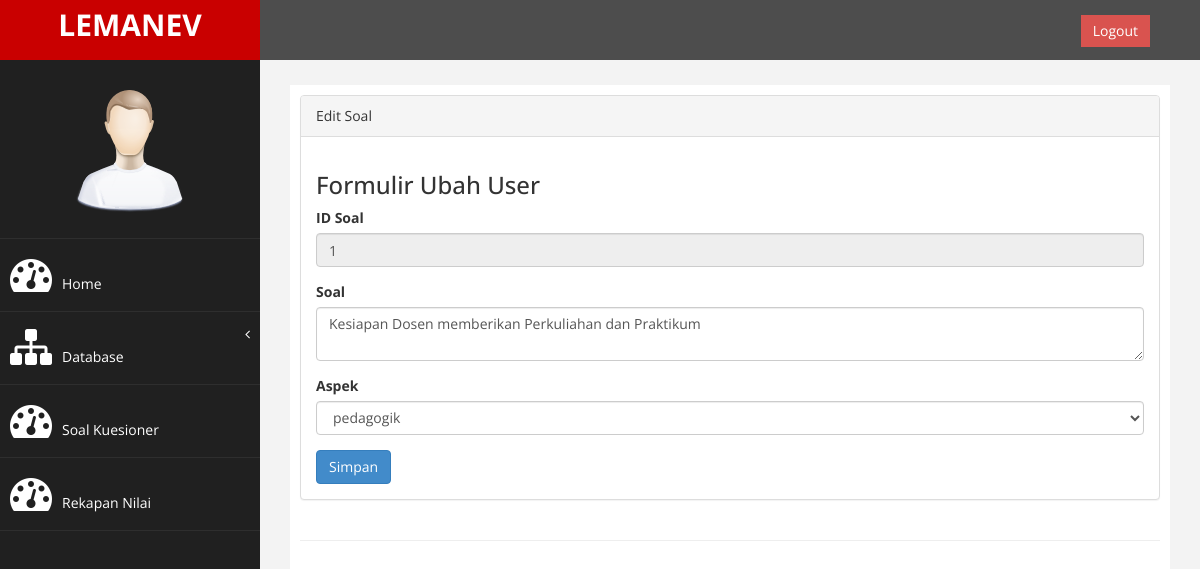
Page /index.php?page=soal&aksi=ubah&id_soal=1 (signed in) on the committed database.
### tables this page shows
CREATE TABLE `tb_soal` (
  `id_soal` int(11) NOT NULL,
  `aspek` enum('pedagogik','profesionalisme','kepribadian','sosial') NOT NULL,
  `soal` text NOT NULL
);

### page/soal/ubah.php (the view, shortened to what this page needs)
<?php
if ($_SESSION['admin']) {
$id_soal = $_GET['id_soal'];
$sql = $conn->query("select * from tb_soal where id_soal='$id_soal'");
$tampil = $sql->fetch_assoc();
?>
<div class="panel panel-default">
    <div class="panel-heading">
        Edit Soal
    </div>
    <div class="panel-body">
        <div class="row">
            <div class="col-md-12">
                <h3>Formulir Ubah User</h3>
                <form method="POST">
                    <div class="form-group">
                        <label>ID Soal</label>
                        <input class="form-control" name="id_soal" value="<?= $tampil['id_soal'];?>" readonly />
                    </div>
                    <div class="form-group">
                        <label>Soal</label>
                        <textarea class="form-control" name="soal" value="<?= $tampil['soal']; ?>"><?= $tampil['soal'];?> </textarea>
                    </div>
                    <div class="form-group">
                        <label>Aspek</label>
                        <?php
                        $table_name = "tb_soal";
                        $column_name = "aspek";
                        ?>
                        <select class="form-control" name="aspek">
                            <?php
                            $result = $conn->query("SELECT COLUMN_TYPE FROM INFORMATION_SCHEMA.COLUMNS WHERE TABLE_NAME = '$table_name' AND COLUMN_NAME = '$column_name'")
                                or die(mysql_error());
                            $row = mysqli_fetch_array($result);
                            $enumList = explode(",", str_replace("'", "", substr($row['COLUMN_TYPE'], 5, (strlen($row['COLUMN_TYPE']) - 6))));
                            foreach ($enumList as $value)
                                echo "<option value=" . $value . ">$value</option>";
                            ?>
                        </select>
                    </div>
                    <div><input type="submit" name="simpan" value="Simpan" class="btn btn-primary"></div>
                </form>
            </div>
        </div>
    </div>
</div>
        <?php
} else {
    header("location:login.php");
}
?>

### assets/css/custom.css (style rules this page uses)
body { font-family: 'Open Sans', sans-serif; }

### rows in the picture
tb_soal: id_soal "1", soal "Kesiapan Dosen memberikan Perkuliahan dan Praktikum"

### other values in the picture
form field aspek "pedagogik"
